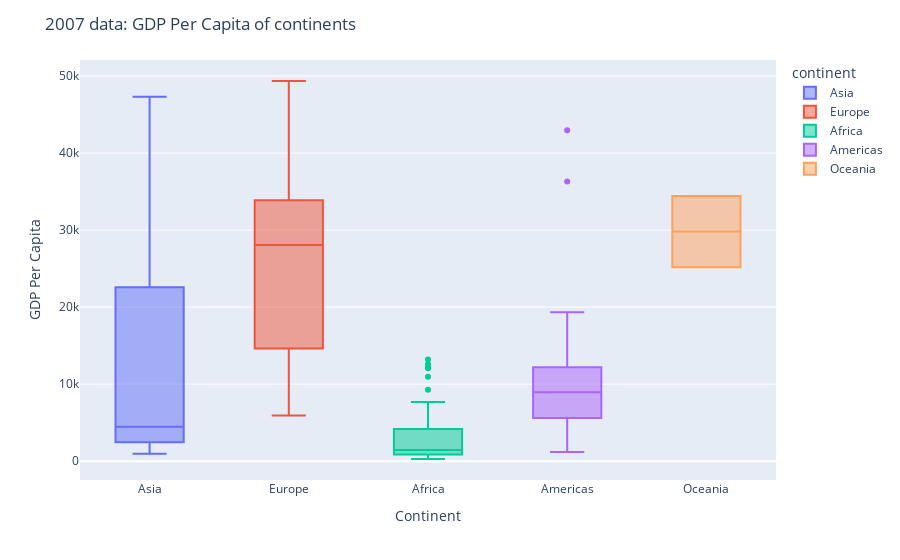

Here is the notebook cell this chart was saved with:
### Markdown cell above
Life Expectancy varies more in **Africa** than other continent. Median Life Expectancy is also lowest among all.

### Code cell
# Distrubution of GDP Per Capita

fig = px.box(data_frame = gapminder_2007, x = "continent", y = "gdpPercap", color = "continent")
fig.update_layout(title = "2007 data: GDP Per Capita of continents", xaxis_title = "Continent", 
                 yaxis_title = "GDP Per Capita")
fig.show()

### Figure 1 — Plotly figure (JSON) as saved in the notebook; plotly's stock layout.template omitted (floating-point values rounded to 4 significant figures)
{"data": [{"alignmentgroup": "True", "hovertemplate": "continent=%{x}<br>gdpPercap=%{y}<extra></extra>", "legendgroup": "Asia", "marker": {"color": "#636efa"}, "name": "Asia", "notched": false, "offsetgroup": "Asia", "orientation": "v", "showlegend": true, "type": "box", "x": ["Asia", "Asia", "Asia", "Asia", "Asia", "Asia", "Asia", "Asia", "Asia", "Asia", "Asia", "Asia", "Asia", "Asia", "Asia", "Asia", "Asia", "Asia", "Asia", "Asia", "Asia", "Asia", "Asia", "Asia", "Asia", "Asia", "Asia", "Asia", "Asia", "Asia", "Asia", "Asia", "Asia"], "x0": " ", "xaxis": "x", "y": [974.6, 29800.0, 1391.0, 1714.0, 4959.0, 39720.0, 2452.0, 3541.0, 11610.0, 4471.0, 25520.0, 31660.0, 4519.0, 1593.0, 23350.0, 47310.0, 10460.0, 12450.0, 3096.0, 944, 1091.0, 22320.0, 2606.0, 3190.0, 21650.0, 47140.0, 3970.0, 4185.0, 28720.0, 7458.0, 2442.0, 3025.0, 2281.0], "y0": " ", "yaxis": "y"}, {"alignmentgroup": "True", "hovertemplate": "continent=%{x}<br>gdpPercap=%{y}<extra></extra>", "legendgroup": "Europe", "marker": {"color": "#EF553B"}, "name": "Europe", "notched": false, "offsetgroup": "Europe", "orientation": "v", "showlegend": true, "type": "box", "x": ["Europe", "Europe", "Europe", "Europe", "Europe", "Europe", "Europe", "Europe", "Europe", "Europe", "Europe", "Europe", "Europe", "Europe", "Europe", "Europe", "Europe", "Europe", "Europe", "Europe", "Europe", "Europe", "Europe", "Europe", "Europe", "Europe", "Europe", "Europe", "Europe", "Europe"], "x0": " ", "xaxis": "x", "y": [5937.0, 36130.0, 33690.0, 7446.0, 10680.0, 14620.0, 22830.0, 35280.0, 33210.0, 30470.0, 32170.0, 27540.0, 18010.0, 36180.0, 40680.0, 28570.0, 9254.0, 36800.0, 49360.0, 15390.0, 20510.0, 10810.0, 9787.0, 18680.0, 25770.0, 28820.0, 33860.0, 37510.0, 8458.0, 33200.0], "y0": " ", "yaxis": "y"}, {"alignmentgroup": "True", "hovertemplate": "continent=%{x}<br>gdpPercap=%{y}<extra></extra>", "legendgroup": "Africa", "marker": {"color": "#00cc96"}, "name": "Africa", "notched": false, "offsetgroup": "Africa", "orientation": "v", "showlegend": true, "type": "box", "x": ["Africa", "Africa", "Africa", "Africa", "Africa", "Africa", "Africa", "Africa", "Africa", "Africa", "Africa", "Africa", "Africa", "Africa", "Africa", "Africa", "Africa", "Africa", "Africa", "Africa", "Africa", "Africa", "Africa", "Africa", "Africa", "Africa", "Africa", "Africa", "Africa", "Africa", "Africa", "Africa", "Africa", "Africa", "Africa", "Africa", "Africa", "Africa", "Africa", "Africa", "Africa", "Africa", "Africa", "Africa", "Africa", "Africa", "Africa", "Africa", "Africa", "Africa", "Africa", "Africa"], "x0": " ", "xaxis": "x", "y": [6223.0, 4797.0, 1441.0, 12570.0, 1217.0, 430.1, 2042.0, 706.0, 1704.0, 986.1, 277.6, 3633.0, 1545.0, 2082.0, 5581.0, 12150.0, 641.4, 690.8, 13210.0, 752.7, 1328.0, 942.7, 579.2, 1463.0, 1569.0, 414.5, 12060.0, 1045.0, 759.3, 1043.0, 1803.0, 10960.0, 3820.0, 823.7, 4811.0, 619.7, 2014.0, 7670.0, 863.1, 1598.0, 1712.0, 862.5, 926.1, 9270.0, 2602.0, 4513.0, 1107.0, 883.0, 7093.0, 1056.0, 1271.0, 469.7], "y0": " ", "yaxis": "y"}, {"alignmentgroup": "True", "hovertemplate": "continent=%{x}<br>gdpPercap=%{y}<extra></extra>", "legendgroup": "Americas", "marker": {"color": "#ab63fa"}, "name": "Americas", "notched": false, "offsetgroup": "Americas", "orientation": "v", "showlegend": true, "type": "box", "x": ["Americas", "Americas", "Americas", "Americas", "Americas", "Americas", "Americas", "Americas", "Americas", "Americas", "Americas", "Americas", "Americas", "Americas", "Americas", "Americas", "Americas", "Americas", "Americas", "Americas", "Americas", "Americas", "Americas", "Americas", "Americas"], "x0": " ", "xaxis": "x", "y": [12780.0, 3822.0, 9066.0, 36320.0, 13170.0, 7007.0, 9645.0, 8948.0, 6025.0, 6873.0, 5728.0, 5186.0, 1202.0, 3548.0, 7321.0, 11980.0, 2749.0, 9809.0, 4173.0, 7409.0, 19330.0, 18010.0, 42950.0, 10610.0, 11420.0], "y0": " ", "yaxis": "y"}, {"alignmentgroup": "True", "hovertemplate": "continent=%{x}<br>gdpPercap=%{y}<extra></extra>", "legendgroup": "Oceania", "marker": {"color": "#FFA15A"}, "name": "Oceania", "notched": false, "offsetgroup": "Oceania", "orientation": "v", "showlegend": true, "type": "box", "x": ["Oceania", "Oceania"], "x0": " ", "xaxis": "x", "y": [34440.0, 25190.0], "y0": " ", "yaxis": "y"}], "layout": {"boxmode": "overlay", "legend": {"title": {"text": "continent"}, "tracegroupgap": 0}, "margin": {"t": 60}, "title": {"text": "2007 data: GDP Per Capita of continents"}, "xaxis": {"anchor": "y", "categoryarray": ["Asia", "Europe", "Africa", "Americas", "Oceania"], "categoryorder": "array", "domain": [0, 1], "title": {"text": "Continent"}}, "yaxis": {"anchor": "x", "domain": [0, 1], "title": {"text": "GDP Per Capita"}}}}
